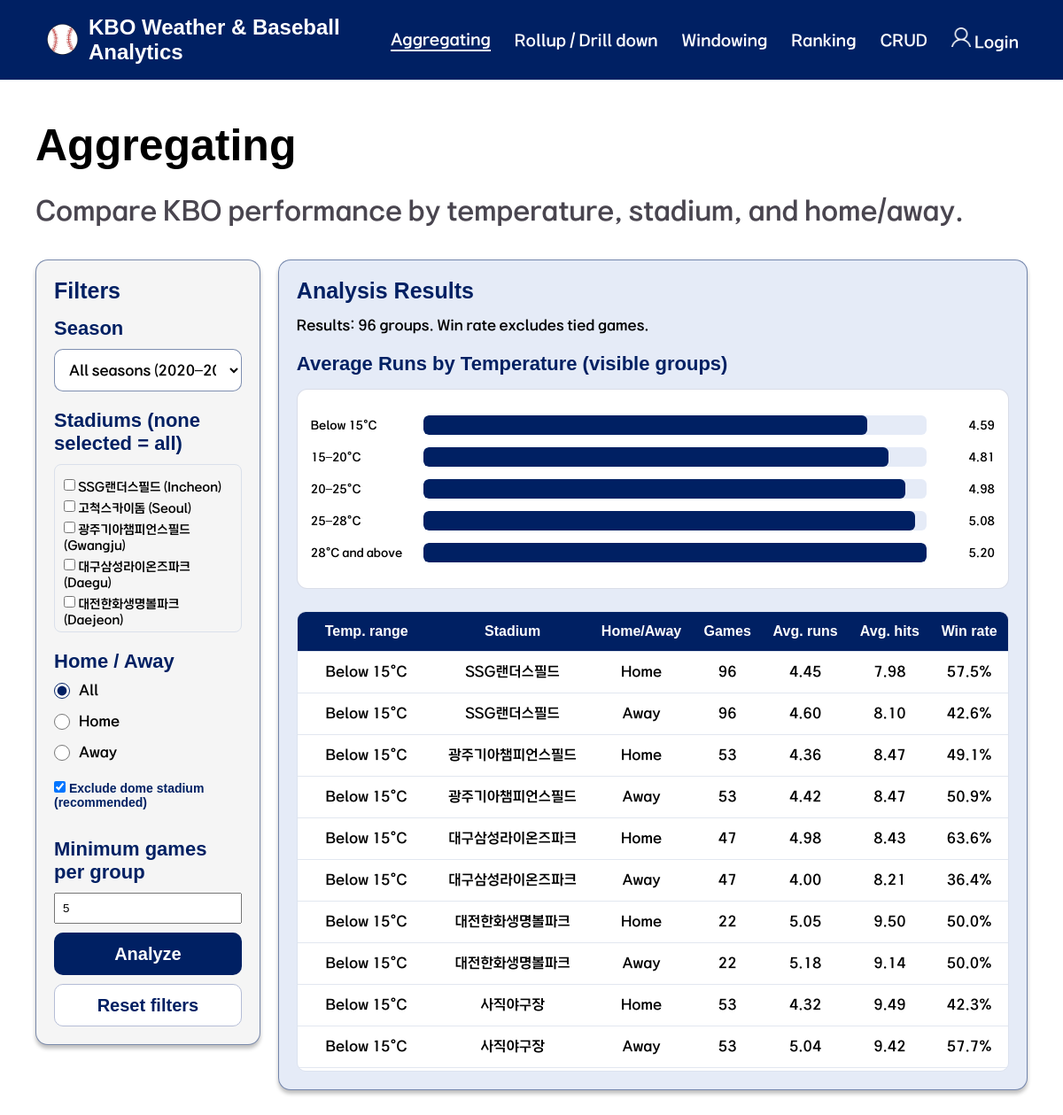
Page /analysis_group.php on the committed database.
### tables this page shows
CREATE TABLE `stadium` (
  `stadium_id` smallint(5) UNSIGNED NOT NULL,
  `stadium_name` varchar(80) NOT NULL,
  `city` varchar(40) NOT NULL,
  `asos_station_id` varchar(12) DEFAULT NULL,
  `is_dome` tinyint(1) NOT NULL DEFAULT 0
);

### session.php (called while the page is built, shortened)
<?php
function is_logged_in(): bool
{
    return isset($_SESSION['user_id']);
}
function current_user(): ?array
{
    if (!is_logged_in()) {
        return null;
    }
    return [
        'user_id'          => $_SESSION['user_id'],
        'username'         => $_SESSION['username'],
        'favorite_team_id' => $_SESSION['favorite_team_id'] ?? null,
    ];
}
function load_filter(string $page, array $default = []): array
{
    $saved = $_SESSION['filters'][$page] ?? [];
    return array_merge($default, $saved);
}

### db.php (called while the page is built, shortened)
<?php
function db(): mysqli
{
    static $conn = null;
    if ($conn === null) {
        try {
            $conn = new mysqli(DB_HOST, DB_USER, DB_PASS, DB_NAME);
            $conn->set_charset('utf8mb4');
        } catch (mysqli_sql_exception $e) {
            http_response_code(500);
            echo '<h2>데이터베이스에 연결할 수 없습니다.</h2>';
            echo '<p>XAMPP에서 MySQL이 실행 중인지, team04 계정과 DB가 만들어져 있는지 확인하세요.</p>';
            echo '<p>오류 내용: ' . htmlspecialchars($e->getMessage()) . '</p>';
            exit;
        }
    }
    return $conn;
}
function db_run(string $sql, string $types, array $params): mysqli_stmt
{
    $stmt = db()->prepare($sql);
    if ($types !== '') {
        $stmt->bind_param($types, ...$params);
    }
    $stmt->execute();
    return $stmt;
}
function db_query(string $sql, string $types = '', array $params = []): array
{
    $stmt = db_run($sql, $types, $params);
    $rows = $stmt->get_result()->fetch_all(MYSQLI_ASSOC);
    return $rows;
}
function h($value): string
{
    return htmlspecialchars((string)$value, ENT_QUOTES, 'UTF-8');
}

### analysis_group.php (the view, shortened to what this page needs)
<?php
require_once __DIR__ . '/session.php';
require_once __DIR__ . '/db.php';
$user = current_user();
$page = 'analysis_group_' . ($user ? (int)$user['user_id'] : 'guest');
$default = [
    'season' => 'all',
    'stadiums' => [],
    'home_away' => 'all',
    'exclude_dome' => 1,
    'min_games' => 5,
];
if (isset($_GET['reset'])) {
    clear_filter($page);
    $raw = $default;
} elseif (isset($_GET['submit'])) {
    $raw = $_GET;
} else {
    $raw = load_filter($page, $default);
}
$season = (string)($raw['season'] ?? 'all');
$homeAway = (string)($raw['home_away'] ?? 'all');
$excludeDome = !empty($raw['exclude_dome']) ? 1 : 0;
$minGames = filter_var($raw['min_games'] ?? 5, FILTER_VALIDATE_INT);
$rawStadiums = $raw['stadiums'] ?? [];
$selectedStadiums = array_values(array_unique(array_filter(
    array_map('intval', $rawStadiums), fn($id) => $id > 0
)));
$stadiums = [];
$rows = [];
$error = null;
$tempLabels = [1 => 'Below 15°C', 2 => '15–20°C', 3 => '20–25°C',
               4 => '25–28°C', 5 => '28°C and above'];
$chart = [];
try {
    $stadiums = db_query('SELECT stadium_id, stadium_name, city, is_dome FROM stadium ORDER BY stadium_name');
$cityEnglish = [
    '서울' => 'Seoul',
    '인천' => 'Incheon',
    '광주' => 'Gwangju',
    '대구' => 'Daegu',
    '대전' => 'Daejeon',
    '부산' => 'Busan',
    '수원' => 'Suwon',
    '울산' => 'Ulsan',
    '창원' => 'Changwon',
    '청주' => 'Cheongju',
    '포항' => 'Pohang',
];
    $validIds = array_map('intval', array_column($stadiums, 'stadium_id'));
    $selectedStadiums = array_values(array_intersect($selectedStadiums, $validIds));
    $sql = "
        SELECT
            CASE
                WHEN w.avg_temp_c < 15 THEN 1
                WHEN w.avg_temp_c < 20 THEN 2
                WHEN w.avg_temp_c < 25 THEN 3
                WHEN w.avg_temp_c < 28 THEN 4
                ELSE 5
            END AS temp_order,
            st.stadium_id,
            st.stadium_name,
            s.is_home,
            COUNT(*) AS game_count,
            ROUND(AVG(s.runs), 2) AS avg_runs,
            ROUND(AVG(s.hits), 2) AS avg_hits,
            ROUND(100 * AVG(CASE WHEN s.result = 'W' THEN 1
                                 WHEN s.result = 'L' THEN 0
                                 ELSE NULL END), 2) AS win_pct
        FROM team_game_stats AS s
        INNER JOIN game AS g ON s.game_id = g.game_id
        INNER JOIN stadium AS st ON st.stadium_id = g.stadium_id
        INNER JOIN weather AS w ON w.city = st.city AND w.obs_date = g.game_date
        WHERE g.game_status = 'completed' AND w.avg_temp_c IS NOT NULL
    ";
    $types = '';
    $params = [];
    if ($excludeDome) {
        $sql .= ' AND st.is_dome = 0';
    }
    $sql .= "
        GROUP BY temp_order, st.stadium_id, st.stadium_name, s.is_home
        HAVING COUNT(*) >= ?
        ORDER BY temp_order, st.stadium_name, s.is_home DESC
    ";
    $types .= 'i';
    $params[] = $minGames;
    $rows = db_query($sql, $types, $params);
    $sumRuns = array_fill_keys(array_keys($tempLabels), 0.0);
    $sumGames = array_fill_keys(array_keys($tempLabels), 0);
    foreach ($rows as $r) {
        $bin = (int)$r['temp_order'];
        $count = (int)$r['game_count'];
        $sumRuns[$bin] += (float)$r['avg_runs'] * $count;
        $sumGames[$bin] += $count;
    }
    foreach ($tempLabels as $bin => $label) {
        $chart[$bin] = ['label' => $label, 'n' => $sumGames[$bin],
                        'average' => $sumGames[$bin] ? $sumRuns[$bin] / $sumGames[$bin] : null];
    }
} catch (Throwable $e) {
    error_log('Aggregating: ' . $e->getMessage());
    $error = '분석 데이터를 불러오지 못했습니다. DB 연결 및 데이터 입력 상태를 확인해 주세요.';
}
require_once __DIR__ . '/header.php';
?>
<section class="intro">
    <h1 class="title">Aggregating</h1>
    <p class="content">Compare KBO performance by temperature, stadium, and home/away.</p>
</section>
<section class="analysis-page-layout">
    <div class="filter-panel">
        <h2>Filters</h2>
        <form method="get" action="analysis_group.php" class="analysis-page-form">
            <label for="season">Season</label>
            <select name="season" id="season">
                <option value="all" <?= $season === 'all' ? 'selected' : '' ?>>All seasons (2020–2026)</option>
            </select>
            <label class="analysis-page-size-label">Stadiums (none selected = all)</label>
            <div style="max-height:190px;overflow-y:auto;border:1px solid #dae0eb;border-radius:8px;padding:10px;">
                <?php foreach ($stadiums as $st): ?>
                    <label style="display:block;margin:6px 0;font-size:14px;">
                        <input type="checkbox" name="stadiums[]" value="<?= (int)$st['stadium_id'] ?>"
                            <?= in_array((int)$st['stadium_id'], $selectedStadiums, true) ? 'checked' : '' ?>>
                        <?= h($st['stadium_name']) ?> (<?= h($cityEnglish[$st['city']] ?? $st['city']) ?>)
                    </label>
                <?php endforeach; ?>
            </div>
            <label class="analysis-page-size-label">Home / Away</label>
            <div class="analysis-page-options">
                <?php foreach (['all' => 'All', 'home' => 'Home', 'away' => 'Away'] as $value => $label): ?>
                    <label><input type="radio" name="home_away" value="<?= h($value) ?>"
                        <?= $homeAway === $value ? 'checked' : '' ?>> <?= h($label) ?></label>
                <?php endforeach; ?>
            </div>
            <label style="display:block;margin:12px 0;font-size:14px;">
                <input type="checkbox" name="exclude_dome" value="1" <?= $excludeDome ? 'checked' : '' ?>>
                Exclude dome stadium (recommended)
            </label>
            <label for="min_games" class="analysis-page-size-label">Minimum games per group</label>
            <input type="number" name="min_games" id="min_games" min="1" max="1000"
                   value="<?= $minGames ?>" required style="width:100%;padding:8px;">
            <button type="submit" name="submit" value="1" class="analysis-page-submit">Analyze</button>
<a href="analysis_group.php?reset=1"
   class="analysis-page-reset"
   style="text-decoration:none;">
    Reset filters
</a>
        </form>
    </div>
    <div class="result-panel">
        <h2>Analysis Results</h2>
        <?php if ($error): ?>
            <p class="analysis-page-message"><?= h($error) ?></p>
        <?php elseif (!$rows): ?>
            <p class="analysis-page-message">No data matched these conditions. Please check whether the CSV data has been imported, or lower the minimum games.</p>
        <?php else: ?>
            <p style="margin:12px 0;">Results: <?= number_format(count($rows)) ?> groups. Win rate excludes tied games.</p>
            <h3 class="analysis-page-chart-title">Average Runs by Temperature (visible groups)</h3>
            <div class="analysis-page-chart" style="display:block;height:auto;min-height:220px;">
                <?php
                    $maxAvg = max(1.0, ...array_map(
                        fn($entry) => (float)($entry['average'] ?? 0), array_values($chart)
                    ));
                ?>
                <?php foreach ($chart as $item): ?>
                    <div style="display:flex;align-items:center;gap:12px;margin:14px 0;">
                        <span style="width:115px;flex-shrink:0;font-size:13px;"><?= h($item['label']) ?></span>
                        <div style="flex:1;background:#e5ebf7;border-radius:6px;overflow:hidden;">
                            <div style="height:22px;width:<?= $item['average'] !== null ? round($item['average'] / $maxAvg * 100, 1) : 0 ?>%;background:#002063;border-radius:6px;"></div>
                        </div>
                        <span style="width:65px;text-align:right;font-size:13px;">
                            <?= $item['average'] !== null ? number_format($item['average'], 2) : 'N/A' ?>
                        </span>
                    </div>
                <?php endforeach; ?>
            </div>
            <div class="analysis-page-table-wrap">
                <table class="analysis-page-table">
                    <thead><tr>
                        <th>Temp. range</th><th>Stadium</th><th>Home/Away</th>
                        <th>Games</th><th>Avg. runs</th><th>Avg. hits</th><th>Win rate</th>
                    </tr></thead>
                    <tbody>
                    <?php foreach ($rows as $row): ?>
                        <tr>
                            <td><?= h($tempLabels[(int)$row['temp_order']] ?? '') ?></td>
                            <td><?= h($row['stadium_name']) ?></td>
                            <td><?= (int)$row['is_home'] === 1 ? 'Home' : 'Away' ?></td>
                            <td><?= number_format((int)$row['game_count']) ?></td>
                            <td><?= number_format((float)$row['avg_runs'], 2) ?></td>
                            <td><?= number_format((float)$row['avg_hits'], 2) ?></td>
                            <td><?= $row['win_pct'] !== null ? number_format((float)$row['win_pct'], 1) . '%' : 'N/A' ?></td>
                        </tr>
                    <?php endforeach; ?>
                    </tbody>
                </table>
            </div>
        <?php endif; ?>
    </div>
</section>
</main>
</body>
</html>

### rows in the picture
stadium: stadium_name "SSG랜더스필드", city "Incheon", temp_order "Below 15°C", shows "Home", game_count "96", avg_runs "4.45", avg_hits "7.98", win_pct "57.5", avg_runs "4.60", avg_hits "8.10", win_pct "42.6"
stadium: stadium_name "고척스카이돔", city "Seoul"
stadium: stadium_name "광주기아챔피언스필드", city "Gwangju", temp_order "Below 15°C", shows "Home", game_count "53", avg_runs "4.36", avg_hits "8.47", win_pct "49.1", avg_runs "4.42", win_pct "50.9"
stadium: stadium_name "대구삼성라이온즈파크", city "Daegu", temp_order "Below 15°C", shows "Home", game_count "47", avg_runs "4.98", avg_hits "8.43", win_pct "63.6", avg_runs "4.00", avg_hits "8.21", win_pct "36.4"
stadium: stadium_name "대전한화생명볼파크", city "Daejeon", temp_order "Below 15°C", shows "Home", game_count "22", avg_runs "5.05", avg_hits "9.50", win_pct "50.0", avg_runs "5.18", avg_hits "9.14"
stadium: temp_order "Below 15°C", stadium_name "사직야구장", shows "Home", game_count "53", avg_runs "4.32", avg_hits "9.49", win_pct "42.3", avg_runs "5.04", avg_hits "9.42", win_pct "57.7"

### other values in the picture
$label "All"
$label "Home"
$label "Away"
count($rows) "96"
$item['label'] "Below 15°C"
$item['average'] "4.59"
$item['label'] "15–20°C"
$item['average'] "4.81"
$item['label'] "20–25°C"
$item['average'] "4.98"
$item['label'] "25–28°C"
$item['average'] "5.08"
$item['label'] "28°C and above"
$item['average'] "5.20"
